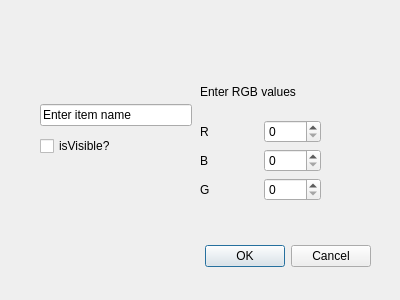
<?xml version="1.0" encoding="UTF-8"?>
<ui version="4.0">
 <class>OptionDialog</class>
 <widget class="QDialog" name="OptionDialog">
  <property name="geometry">
   <rect>
    <x>0</x>
    <y>0</y>
    <width>400</width>
    <height>300</height>
   </rect>
  </property>
  <property name="windowTitle">
   <string>Dialog</string>
  </property>
  <widget class="QDialogButtonBox" name="buttonBox">
   <property name="geometry">
    <rect>
     <x>30</x>
     <y>240</y>
     <width>341</width>
     <height>32</height>
    </rect>
   </property>
   <property name="orientation">
    <enum>Qt::Orientation::Horizontal</enum>
   </property>
   <property name="standardButtons">
    <set>QDialogButtonBox::StandardButton::Cancel|QDialogButtonBox::StandardButton::Ok</set>
   </property>
  </widget>
  <widget class="QWidget" name="">
   <property name="geometry">
    <rect>
     <x>200</x>
     <y>70</y>
     <width>121</width>
     <height>131</height>
    </rect>
   </property>
   <layout class="QVBoxLayout" name="verticalLayout">
    <item>
     <widget class="QLabel" name="label">
      <property name="text">
       <string>Enter RGB values</string>
      </property>
     </widget>
    </item>
    <item>
     <layout class="QHBoxLayout" name="horizontalLayout">
      <item>
       <widget class="QLabel" name="redLabel">
        <property name="text">
         <string>R</string>
        </property>
       </widget>
      </item>
      <item>
       <widget class="QSpinBox" name="redValue">
        <property name="maximum">
         <number>255</number>
        </property>
       </widget>
      </item>
     </layout>
    </item>
    <item>
     <layout class="QHBoxLayout" name="horizontalLayout_3">
      <item>
       <widget class="QLabel" name="blueLabel">
        <property name="text">
         <string>B</string>
        </property>
       </widget>
      </item>
      <item>
       <widget class="QSpinBox" name="blueValue">
        <property name="maximum">
         <number>255</number>
        </property>
       </widget>
      </item>
     </layout>
    </item>
    <item>
     <layout class="QHBoxLayout" name="horizontalLayout_2">
      <item>
       <widget class="QLabel" name="greenLabel">
        <property name="text">
         <string>G</string>
        </property>
       </widget>
      </item>
      <item>
       <widget class="QSpinBox" name="greenValue">
        <property name="maximum">
         <number>255</number>
        </property>
       </widget>
      </item>
     </layout>
    </item>
   </layout>
  </widget>
  <widget class="QWidget" name="">
   <property name="geometry">
    <rect>
     <x>40</x>
     <y>100</y>
     <width>152</width>
     <height>61</height>
    </rect>
   </property>
   <layout class="QVBoxLayout" name="verticalLayout_2">
    <item>
     <widget class="QLineEdit" name="lineEditName">
      <property name="text">
       <string>Enter item name</string>
      </property>
     </widget>
    </item>
    <item>
     <widget class="QCheckBox" name="checkBoxIsVisible">
      <property name="text">
       <string>isVisible?</string>
      </property>
     </widget>
    </item>
   </layout>
  </widget>
 </widget>
 <resources/>
 <connections>
  <connection>
   <sender>buttonBox</sender>
   <signal>accepted()</signal>
   <receiver>OptionDialog</receiver>
   <slot>accept()</slot>
   <hints>
    <hint type="sourcelabel">
     <x>248</x>
     <y>254</y>
    </hint>
    <hint type="destinationlabel">
     <x>157</x>
     <y>274</y>
    </hint>
   </hints>
  </connection>
  <connection>
   <sender>buttonBox</sender>
   <signal>rejected()</signal>
   <receiver>OptionDialog</receiver>
   <slot>reject()</slot>
   <hints>
    <hint type="sourcelabel">
     <x>316</x>
     <y>260</y>
    </hint>
    <hint type="destinationlabel">
     <x>286</x>
     <y>274</y>
    </hint>
   </hints>
  </connection>
 </connections>
</ui>
